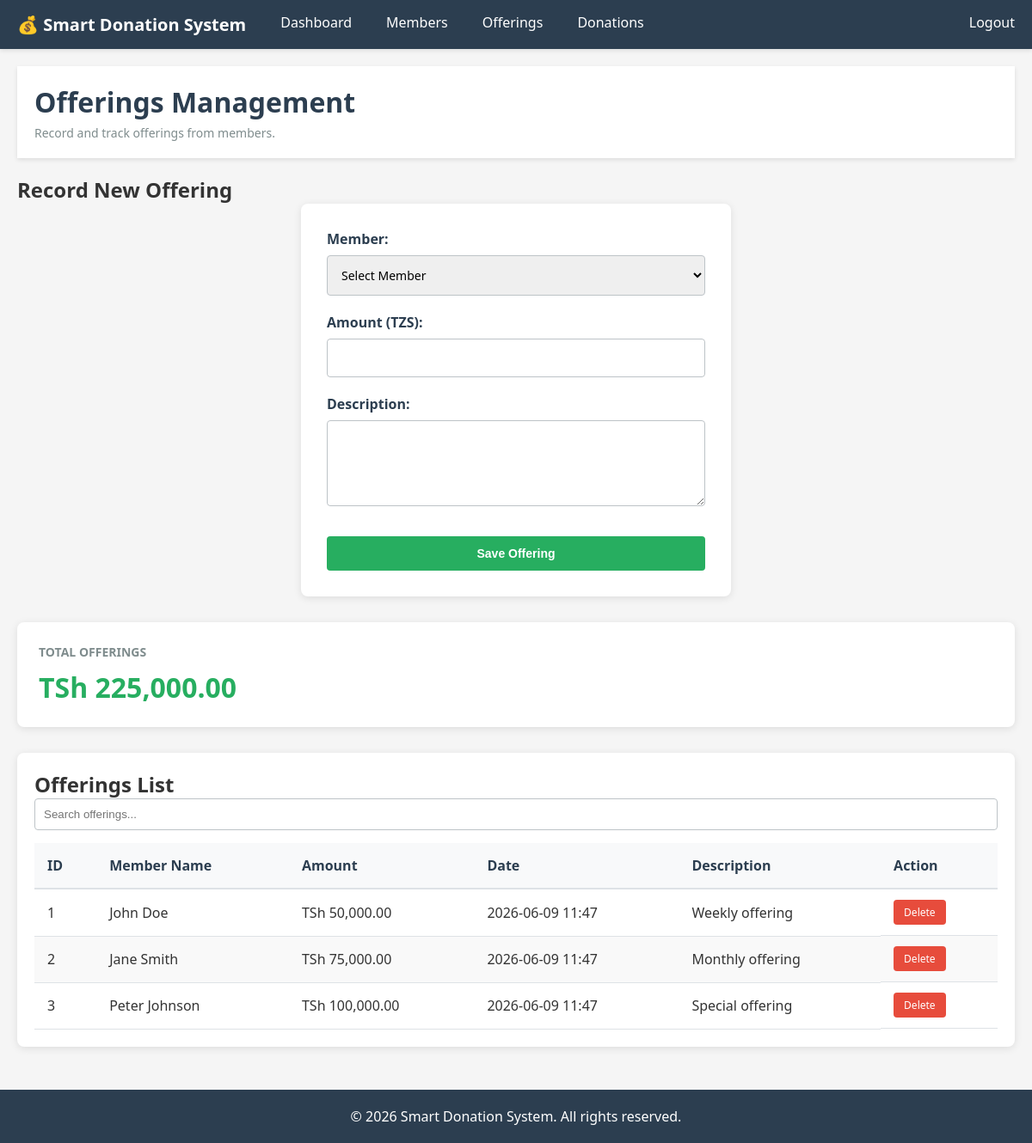
Page /offerings.php (signed in) on the committed database.
### tables this page shows
CREATE TABLE IF NOT EXISTS offerings (
    id INT PRIMARY KEY AUTO_INCREMENT,
    member_id INT,
    amount DECIMAL(10, 2) NOT NULL,
    offering_date TIMESTAMP DEFAULT CURRENT_TIMESTAMP,
    description VARCHAR(255),
    FOREIGN KEY (member_id) REFERENCES members(id) ON DELETE SET NULL
);

CREATE TABLE IF NOT EXISTS members (
    id INT PRIMARY KEY AUTO_INCREMENT,
    member_no VARCHAR(50) UNIQUE NOT NULL,
    fullname VARCHAR(100) NOT NULL,
    gender ENUM('Male', 'Female', 'Other'),
    phone VARCHAR(20),
    address TEXT,
    email VARCHAR(100),
    status ENUM('Active', 'Inactive') DEFAULT 'Active',
    joined_date TIMESTAMP DEFAULT CURRENT_TIMESTAMP
);

### offerings.php (the view, shortened to what this page needs)
<?php
include("../config/db.php");
$offerings_list = mysqli_query($conn, "
    SELECT o.id, m.fullname, o.amount, o.offering_date, o.description
    FROM offerings o
    LEFT JOIN members m ON o.member_id = m.id
    ORDER BY o.offering_date DESC
");
$total_result = mysqli_query($conn, "SELECT SUM(amount) as total FROM offerings");
$total = mysqli_fetch_assoc($total_result);
?>
<?php include("../includes/header.php"); ?>
<div class="container">
    <header>
        <h1>Offerings Management</h1>
        <p>Record and track offerings from members.</p>
    </header>
    <div style="margin-bottom: 30px;">
        <h2>Record New Offering</h2>
        <div class="form-container">
            <form method="POST" action="" id="offeringForm">
                <div class="form-group">
                    <label for="member_id">Member:</label>
                    <select id="member_id" name="member_id" required>
                        <option value="">Select Member</option>
                    </select>
                </div>
                <div class="form-group">
                    <label for="amount">Amount (TZS):</label>
                    <input type="number" id="amount" name="amount" step="0.01" required>
                </div>
                <div class="form-group">
                    <label for="description">Description:</label>
                    <textarea id="description" name="description" required></textarea>
                </div>
                <button type="submit" name="save_offering" class="btn btn-success btn-block">Save Offering</button>
            </form>
        </div>
    </div>
    <div class="dashboard-cards">
        <div class="card success">
            <h3>Total Offerings</h3>
            <div class="value" data-currency><?php echo $total['total'] ?? 0; ?></div>
        </div>
    </div>
    <div class="table-container">
        <h2>Offerings List</h2>
        <input type="text" id="searchInput" placeholder="Search offerings..." style="margin-bottom: 15px; padding: 10px; width: 100%; border: 1px solid #bdc3c7; border-radius: 4px;">
        <table id="offeringsTable">
            <thead>
                <tr>
                    <th>ID</th>
                    <th>Member Name</th>
                    <th>Amount</th>
                    <th>Date</th>
                    <th>Description</th>
                    <th>Action</th>
                </tr>
            </thead>
            <tbody>
                <?php
                if (mysqli_num_rows($offerings_list) > 0) {
                    while ($row = mysqli_fetch_assoc($offerings_list)) {
                        echo "<tr>";
                        echo "<td>" . $row['id'] . "</td>";
                        echo "<td>" . htmlspecialchars($row['fullname'] ?? 'Anonymous') . "</td>";
                        echo "<td data-currency>" . $row['amount'] . "</td>";
                        echo "<td>" . date('Y-m-d H:i', strtotime($row['offering_date'])) . "</td>";
                        echo "<td>" . htmlspecialchars($row['description']) . "</td>";
                        echo "<td class='action-links'>";
                        echo "<a href='offerings.php?delete=" . $row['id'] . "' class='delete-link' onclick='return confirmDelete(\"Offering #" . $row['id'] . "\")'>Delete</a>";
                        echo "</td>";
                        echo "</tr>";
                    }
                } else {
                    echo "<tr><td colspan='6' style='text-align:center;'>No offerings found</td></tr>";
                }
                ?>
            </tbody>
        </table>
    </div>
</div>
<?php include("../includes/footer.php"); ?>

### style.css (style rules this page uses)
* { margin: 0; padding: 0; box-sizing: border-box; }
body { font-family: 'Segoe UI', Tahoma, Geneva, Verdana, sans-serif; background-color: #f5f5f5; color: #333; }
.container { max-width: 1200px; margin: 20px auto; padding: 0 20px; }
header { background-color: white; padding: 20px; box-shadow: 0 2px 5px rgba(0,0,0,0.1); margin-bottom: 20px; }
header h1 { color: #2c3e50; margin-bottom: 5px; }
header p { color: #7f8c8d; font-size: 14px; }
.dashboard-cards { display: grid; grid-template-columns: repeat(auto-fit, minmax(250px, 1fr)); gap: 20px; margin-bottom: 30px; }
.card { background-color: white; padding: 25px; border-radius: 8px; box-shadow: 0 2px 10px rgba(0,0,0,0.1); transition: transform 0.3s, box-shadow 0.3s; }
.card h3 { color: #7f8c8d; font-size: 14px; text-transform: uppercase; margin-bottom: 10px; font-weight: 600; }
.card .value { font-size: 32px; font-weight: bold; color: #2c3e50; }
.card.success .value { color: #27ae60; }
.form-container { background-color: white; padding: 30px; border-radius: 8px; box-shadow: 0 2px 10px rgba(0,0,0,0.1); max-width: 500px; margin: 0 auto; }
.form-group { margin-bottom: 20px; }
.form-group label { display: block; margin-bottom: 8px; font-weight: 600; color: #2c3e50; }
.form-group input, .form-group select, .form-group textarea { width: 100%; padding: 12px; border: 1px solid #bdc3c7; border-radius: 4px; font-family: inherit; font-size: 14px; }
.form-group textarea { resize: vertical; min-height: 100px; }
.btn { padding: 12px 24px; border: none; border-radius: 4px; font-size: 14px; font-weight: 600; cursor: pointer; transition: background-color 0.3s, transform 0.2s; text-decoration: none; display: inline-block; }
.btn-success { background-color: #27ae60; color: white; }
.btn-block { width: 100%; margin-top: 10px; }
.table-container { background-color: white; padding: 20px; border-radius: 8px; box-shadow: 0 2px 10px rgba(0,0,0,0.1); overflow-x: auto; }
table { width: 100%; border-collapse: collapse; }
table thead { background-color: #f8f9fa; }
table th { padding: 15px; text-align: left; font-weight: 600; color: #2c3e50; border-bottom: 2px solid #dee2e6; }
table td { padding: 12px 15px; border-bottom: 1px solid #dee2e6; }
table tbody tr:nth-child(even) { background-color: #f9f9f9; }
.action-links { display: flex; gap: 10px; }
.action-links a { padding: 6px 12px; font-size: 12px; text-decoration: none; border-radius: 4px; transition: background-color 0.3s; }
.delete-link { background-color: #e74c3c; color: white; }

### rows in the picture
offerings: id "1", member.fullname "John Doe", offering_date "2026-06-09 11:47", description "Weekly offering"
offerings: id "2", member.fullname "Jane Smith", offering_date "2026-06-09 11:47", description "Monthly offering"
offerings: id "3", member.fullname "Peter Johnson", offering_date "2026-06-09 11:47", description "Special offering"
